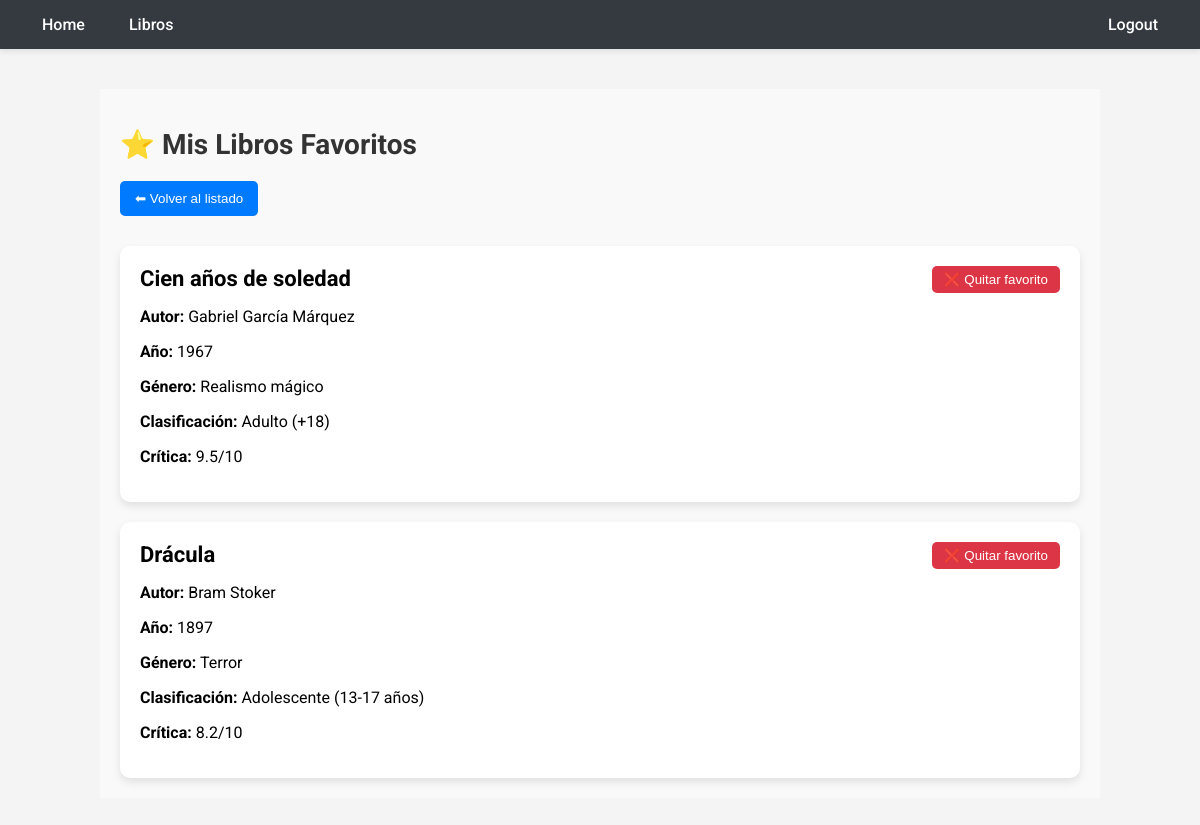
The app's page /favoritos/ (signed in) with its own data.
### myapp/models.py (models this page shows, shortened)
class AlmacenLibros(models.Model):
    titulo = models.CharField(max_length=200)
    autor = models.CharField(max_length=200)
    genero = models.ForeignKey(Generolibros, on_delete=models.CASCADE)
    año = models.CharField(max_length=200)
    clasificacion = models.ForeignKey(ClasificacionLibros, on_delete=models.CASCADE)
    critica_de_internet = models.CharField(max_length=200)
    created = models.DateTimeField(auto_now_add=True)

class Generolibros(models.Model):
    genero = models.CharField(max_length=200)
    def __str__(self):
        return self.genero

class ClasificacionLibros(models.Model):
    clasificacion = models.CharField(max_length=200)
    def __str__(self):
        return self.clasificacion

### myapp/views.py (the view)
# urls.py: path('favoritos/', views.libros_favoritos, name='libros_favoritos'),
@login_required
def libros_favoritos(request):
    libros = AlmacenLibros.objects.filter(librofavorito__usuario=request.user)
    estados = EstadoDeLectura.objects.filter(user=request.user)
    estado_dict = {e.title.id: e.estado for e in estados}
    return render(request, 'libros_favoritos.html', {
        'libros': libros,
        'estados_lectura': estado_dict,
        'estado_choices': EstadoDeLectura.ESTADO_CHOICES,
    })

### myapp/templates/libros_favoritos.html (shortened to what this page needs)
{% extends 'layouts/base.html' %}
{% block content %}
<div style="padding: 20px; background-color: #f9f9f9;">
    <h1 style="color: #333; font-size: 28px; margin-bottom: 20px;">⭐ Mis Libros Favoritos</h1>
    <a href="{% url 'libros_view' %}">
        <button style="
            background-color: #007bff;
            color: white;
            padding: 10px 15px;
            border: none;
            border-radius: 5px;
            margin-bottom: 30px;
            cursor: pointer;">
            ⬅ Volver al listado
        </button>
    </a>
    {% if libros %}
        <div style="display: grid; gap: 20px;">
            {% for libro in libros %}
                <div style="
                    background: #fff;
                    padding: 20px;
                    border-radius: 10px;
                    box-shadow: 0 4px 8px rgba(0,0,0,0.1);
                    position: relative;
                    transition: transform 0.2s ease;">
                    <h2 style="margin: 0 0 10px; font-size: 22px; color: #000;">{{ libro.titulo }}</h2>
                    <p style="color: #000;"><strong>Autor:</strong> {{ libro.autor }}</p>
                    <p style="color: #000;"><strong>Año:</strong> {{ libro.año }}</p>
                    <p style="color: #000;"><strong>Género:</strong> {{ libro.genero }}</p>
                    <p style="color: #000;"><strong>Clasificación:</strong> {{ libro.clasificacion }}</p>
                    <p style="color: #000;"><strong>Crítica:</strong> {{ libro.critica_de_internet }}</p>
                    <button class="quitar-favorito-btn"
                            data-libro-id="{{ libro.id }}"
                            style="
                                position: absolute; top: 20px; right: 20px;
                                background-color: #dc3545;
                                color: white;
                                border: none;
                                padding: 6px 12px;
                                border-radius: 5px;
                                cursor: pointer;">
                        ❌ Quitar favorito
                    </button>
                </div>
            {% endfor %}
        </div>
    {% else %}
        <p style="font-size: 18px; color: #555;">No tienes libros favoritos aún.</p>
    {% endif %}
</div>
{% endblock %}

### myapp/static/stylo.css (style rules this page uses)
body { background: #e9d8d8; color: whitesmoke; }

### myapp/templates/layouts/base.html (style rules this page uses)
body { margin: 0; padding: 0; font-family: 'Roboto', sans-serif; background-color: #f4f4f4; }

### records on screen
AlmacenLibros: titulo "Cien años de soledad", autor "Gabriel García Márquez", año "1967", genero "Realismo mágico", clasificacion "Adulto (+18)", critica_de_internet "9.5/10"
AlmacenLibros: titulo "Drácula", autor "Bram Stoker", año "1897", genero "Terror", clasificacion "Adolescente (13-17 años)", critica_de_internet "8.2/10"
